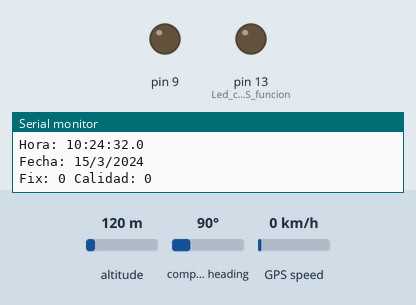
Recording of a sketch running on a simulated Arduino Mega 2560, built with avr-gcc and run on an emulated ATmega2560. On the bench: output pins drawn as LEDs (lit = HIGH), the last lines printed to the serial monitor. The inputs (shaded band) are chosen by the test bench; at power-on: GPS speed 0 km/h, altitude 120 m, compass heading 90°. The GPS gets a fix after 3 s at 37.7749, -122.4194 with 8 satellites.

Above: at 2.2 s.
2.3 s: GPS speed set to 17 km/h
5.5 s: GPS speed set to 21 km/h
9.5 s: GPS speed set to 2 km/h
At 10.5 s:
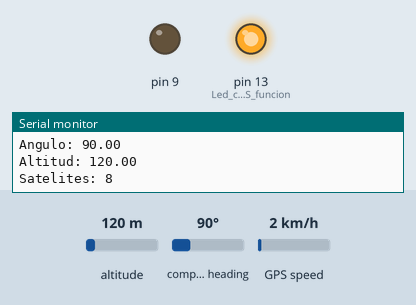
11.0 s: GPS speed set to 51 km/h
At 14.12 s:
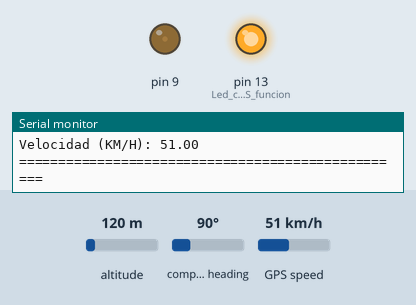
Timing chart, 0 to 16.3 s (numbered marks = the images above; inputs shaded):
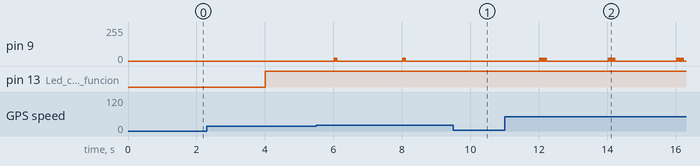

Measured:
- after the input at 9.5 s, pin 9: stops changing and stays 0/255
- after the input at 11.0 s, pin 9: 0/255 → 20/255 after 1.0 s, then repeats every 2.0 s: 4 × (0/255 0.02 s, 20/255 0.02 s), 0/255 1.8 s, 20/255 0.02 s

The sketch:

parsingGPS.ino
```cpp
// Test code for Adafruit GPS modules using MTK3329/MTK3339 driver
//
// This code shows how to listen to the GPS module in an interrupt
// which allows the program to have more 'freedom' - just parse
// when a new NMEA sentence is available! Then access data when
// desired.
//
// Tested and works great with the Adafruit Ultimate GPS module
// using MTK33x9 chipset
//    ------> http://www.adafruit.com/products/746
// Pick one up today at the Adafruit electronics shop
// and help support open source hardware & software! -ada

#include <Adafruit_GPS.h>
#include <SoftwareSerial.h>

// If you're using a GPS module:
// Connect the GPS Power pin to 5V
// Connect the GPS Ground pin to ground
// If using software serial (sketch example default):
//   Connect the GPS TX (transmit) pin to Digital 3
//   Connect the GPS RX (receive) pin to Digital 2
// If using hardware serial (e.g. Arduino Mega):
//   Connect the GPS TX (transmit) pin to Arduino RX1, RX2 or RX3
//   Connect the GPS RX (receive) pin to matching TX1, TX2 or TX3

// If you're using the Adafruit GPS shield, change
// SoftwareSerial mySerial(3, 2); -> SoftwareSerial mySerial(8, 7);
// and make sure the switch is set to SoftSerial

// If using software serial, keep this line enabled
// (you can change the pin numbers to match your wiring):
SoftwareSerial mySerial(3, 2);

// If using hardware serial (e.g. Arduino Mega), comment out the
// above SoftwareSerial line, and enable this line instead
// (you can change the Serial number to match your wiring):

//HardwareSerial mySerial = Serial1;


Adafruit_GPS GPS(&mySerial);


// Set GPSECHO to 'false' to turn off echoing the GPS data to the Serial console
// Set to 'true' if you want to debug and listen to the raw GPS sentences.
#define GPSECHO  true

// this keeps track of whether we're using the interrupt
// off by default!
boolean usingInterrupt = false;
void useInterrupt(boolean); // Func prototype keeps Arduino 0023 happy

// mio
void beep(unsigned char pausa)
        {
            analogWrite(9, 20);
            delay(pausa);                 // Espera
            analogWrite(9, 0);            // Apaga
            delay(pausa);                 // Espera
        }
void setup()
{
  boolean gpsListo = false;
  pinMode(13, OUTPUT); //Led cuando el GPS funciona bien

  // connect at 115200 so we can read the GPS fast enough and echo without dropping chars
  // also spit it out
  Serial.begin(115200);
  Serial.println("Adafruit GPS library basic test!");

  // 9600 NMEA is the default baud rate for Adafruit MTK GPS's- some use 4800
  GPS.begin(9600);

  // uncomment this line to turn on RMC (recommended minimum) and GGA (fix data) including altitude
  GPS.sendCommand(PMTK_SET_NMEA_OUTPUT_RMCGGA);
  // uncomment this line to turn on only the "minimum recommended" data
  //GPS.sendCommand(PMTK_SET_NMEA_OUTPUT_RMCONLY);
  // For parsing data, we don't suggest using anything but either RMC only or RMC+GGA since
  // the parser doesn't care about other sentences at this time

  // Set the update rate
  GPS.sendCommand(PMTK_SET_NMEA_UPDATE_1HZ);   // 1 Hz update rate
  // For the parsing code to work nicely and have time to sort thru the data, and
  // print it out we don't suggest using anything higher than 1 Hz

  // Request updates on antenna status, comment out to keep quiet
  GPS.sendCommand(PGCMD_ANTENNA);

  // the nice thing about this code is you can have a timer0 interrupt go off
  // every 1 millisecond, and read data from the GPS for you. that makes the
  // loop code a heck of a lot easier!
  useInterrupt(true);

  delay(1000);
  // Ask for firmware version
  //mySerial.println(PMTK_Q_RELEASE);
}


// Interrupt is called once a millisecond, looks for any new GPS data, and stores it
SIGNAL(TIMER0_COMPA_vect) {
  char c = GPS.read();
  // if you want to debug, this is a good time to do it!
#ifdef UDR0
  if (GPSECHO)
    if (c) UDR0 = c;
    // writing direct to UDR0 is much much faster than Serial.print
    // but only one character can be written at a time.
#endif
}

void useInterrupt(boolean v) {
  if (v) {
    // Timer0 is already used for millis() - we'll just interrupt somewhere
    // in the middle and call the "Compare A" function above
    OCR0A = 0xAF;
    TIMSK0 |= _BV(OCIE0A);
    usingInterrupt = true;
  } else {
    // do not call the interrupt function COMPA anymore
    TIMSK0 &= ~_BV(OCIE0A);
    usingInterrupt = false;
  }
}

uint32_t timer = millis();
void loop()                     // run over and over again
{
  // in case you are not using the interrupt above, you'll
  // need to 'hand query' the GPS, not suggested :(
  if (! usingInterrupt) {
    // read data from the GPS in the 'main loop'
    char c = GPS.read();
    // if you want to debug, this is a good time to do it!
    //if (GPSECHO)
      //if (c) Serial.print(c);
  }

  // if a sentence is received, we can check the checksum, parse it...
  if (GPS.newNMEAreceived()) {
    // a tricky thing here is if we print the NMEA sentence, or data
    // we end up not listening and catching other sentences!
    // so be very wary if using OUTPUT_ALLDATA and trytng to print out data
    //Serial.println(GPS.lastNMEA());   // this also sets the newNMEAreceived() flag to false

    if (!GPS.parse(GPS.lastNMEA()))   // this also sets the newNMEAreceived() flag to false
      return;  // we can fail to parse a sentence in which case we should just wait for another
  }

  // if millis() or timer wraps around, we'll just reset it
  if (timer > millis())  timer = millis();

  // approximately every 2 seconds or so, print out the current stats
  if (millis() - timer > 2000) {
    timer = millis(); // reset the timer
    Serial.println("===============Datos de FECHA=====================");
    Serial.print("\nHora: ");
    Serial.print(GPS.hour, DEC); Serial.print(':');
    Serial.print(GPS.minute, DEC); Serial.print(':');
    Serial.print(GPS.seconds, DEC); Serial.print('.');
    Serial.println(GPS.milliseconds);
    Serial.print("Fecha: ");
    Serial.print(GPS.day, DEC); Serial.print('/');
    Serial.print(GPS.month, DEC); Serial.print("/20");
    Serial.println(GPS.year, DEC);
    Serial.print("Fix: "); Serial.print((int)GPS.fix);
    Serial.print(" Calidad: "); Serial.println((int)GPS.fixquality);
    Serial.println("");
    if (GPS.fix) {
      // Si esta activo ya el gps emite un sonido
      if ((int)GPS.satellites>0){
        digitalWrite(13, HIGH);
        //beep(20);
      }
      else{
        digitalWrite(13, LOW);
      }

      Serial.println("=============Datos de UBICACION==================");
      Serial.print("Ubicacion: ");
      Serial.print(GPS.latitude, 4); Serial.print(GPS.lat);
      Serial.print(", ");
      Serial.print(GPS.longitude, 4); Serial.println(GPS.lon);
      Serial.print("Ubicacion (in degrees, Trabaja con Google Maps): ");
      Serial.print(GPS.latitudeDegrees, 4);
      Serial.print(", ");
      Serial.println(GPS.longitudeDegrees, 4);
      float kmh = (1.852 * GPS.speed);
      //Serial.print("Velocidad (Nudos): "); Serial.println(GPS.speed);
      Serial.println("=============Datos de VELOCIDAD==================");
      Serial.print("Velocidad (KM/H): "); Serial.println(kmh);
      Serial.println("==================================================");
      if (kmh>=20 and kmh<=23){
        beep(20);
        beep(20);
      }

      if (kmh>=50 and kmh<=53){
        beep(20);
        beep(20);
        beep(20);
        beep(20);
        beep(20);
      }
      Serial.print("Angulo: "); Serial.println(GPS.angle);
      Serial.print("Altitud: "); Serial.println(GPS.altitude);
      Serial.print("Satelites: "); Serial.println((int)GPS.satellites);
    }
  }
}
```
